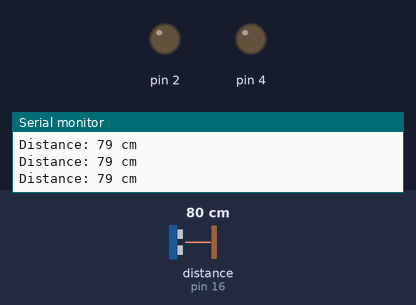
This sketch was run on a simulated Arduino Uno, built with avr-gcc and run on an emulated ATmega328P. Parts: output pins drawn as LEDs (lit = HIGH), the last lines printed to the serial monitor. Wiring (inferred from the names in the program): ultrasonic range finder: trigger pin 17; echo pin 16. Dashed ring = blinking. The inputs (shaded band) are chosen by the test bench; at power-on: distance to the obstacle (sensor on pin 16) 80 cm. The echo pulse lasts 58.3 µs per cm; pins used as bus, display or sensor lines are not drawn.

Above: at 1.2 s.
1.3 s: distance to the obstacle (sensor on pin 16) set to 33 cm
2.8 s: distance to the obstacle (sensor on pin 16) set to 27 cm
At 3.08 s:
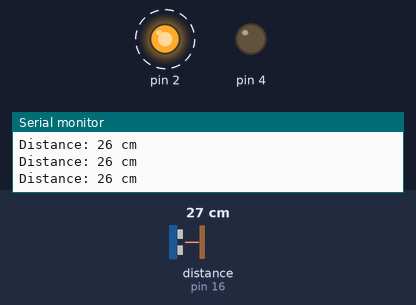
5.8 s: distance to the obstacle (sensor on pin 16) set to 120 cm
At 6.2 s:
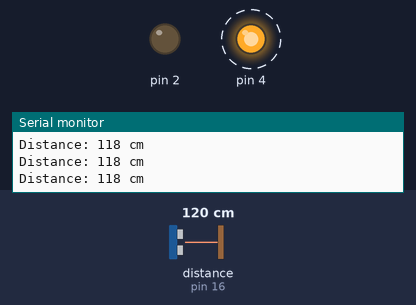
8.8 s: distance to the obstacle (sensor on pin 16) set to 149 cm
11.8 s: distance to the obstacle (sensor on pin 16) set to 156 cm
At 12.8 s:
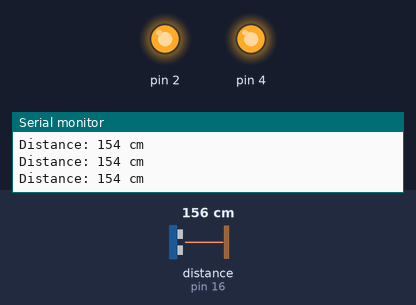
13.3 s: distance to the obstacle (sensor on pin 16) set to 147 cm
At 14.2 s:
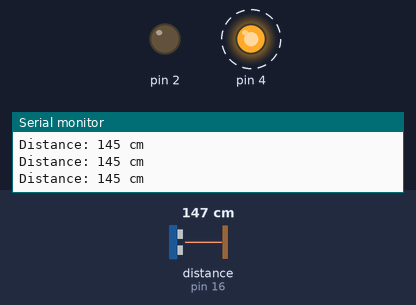
Timing chart, 0 to 17.3 s (numbered marks = the images above; inputs shaded):
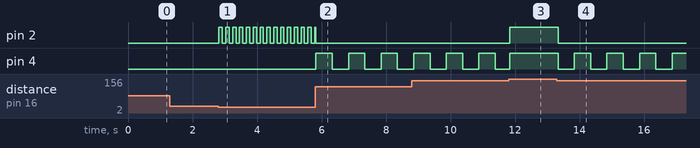

Measured:
- the behaviour switches between 31 and 30 cm on distance to the obstacle (sensor on pin 16) (found by bisection; images 0 and 1)
- the behaviour switches between 151 and 152 cm on distance to the obstacle (sensor on pin 16) (found by bisection; images 2 and 3)
- after the input at 2.8 s, pin 2: alternates HIGH for 0.11 s and LOW for 0.11 s, starting at once
- after the input at 5.8 s, pin 4: alternates HIGH for 0.51 s and LOW for 0.51 s, starting at once
- after the input at 11.8 s, pin 2: LOW → HIGH at once
- after the input at 13.3 s, pin 2: HIGH → LOW at once; pin 4: alternates HIGH for 0.51 s and LOW for 0.51 s, starting at once

The sketch:

Practica1.ino
```cpp
#include "led.h"
/*
trig -> G17
echo -> G16
Red LED -> G2
Green LED -> G0
White LED -> G4
*/

const int trig_pin = 17; // G17
const int echo_pin = 16; // G16

led red_led(2);    // G2
led green_led(0);  // G0
led white_led(4);  // G4

void setup() {
  pinMode(trig_pin, OUTPUT);
  pinMode(echo_pin, INPUT);

  Serial.begin(9600);
}

void loop() {
  digitalWrite(trig_pin, LOW);
  delayMicroseconds(2);
  digitalWrite(trig_pin, HIGH);
  delayMicroseconds(10);
  digitalWrite(trig_pin, LOW);

  long duration = pulseIn(echo_pin, HIGH);

  int distance = duration * 0.034 / 2;

  if(distance < 300){
    Serial.print("Distance: ");
    Serial.print(distance);
    Serial.println(" cm");
  }
  else{
    Serial.print("Distance greater than 300 cm\n");
  }

  if (distance < 30) {
    red_led.set_interval(100);
    red_led.blink();
    green_led.off();
    white_led.off();
  }
  else if (distance >= 30 && distance < 100) {
    green_led.set_interval(100);
    green_led.blink();
    red_led.off();
    white_led.off();
  }
  else if (distance >= 100 && distance < 150) {
    white_led.set_interval(500);
    white_led.blink();
    red_led.off();
    green_led.off();
  }
  else {
    red_led.on();
    green_led.on();
    white_led.on();
  }
}
```

led.h
```cpp
#include <Arduino.h>

class led {
  private:
    int pin;
    unsigned long previous_millis;
    int interval;
    bool is_on;

  public:
    led(int pin) {
      this->pin = pin;
      pinMode(pin, OUTPUT);
      previous_millis = 0;
      interval = 1000;
      is_on = false;
    }

    void set_interval(int interval) {
      this->interval = interval;
    }

    void update() {
      unsigned long current_millis = millis();

      if (current_millis - previous_millis >= interval) {
        previous_millis = current_millis;

        if (is_on) {
          digitalWrite(pin, LOW);
        } else {
          digitalWrite(pin, HIGH);
        }

        is_on = !is_on;
      }
    }

    void on() {
      digitalWrite(pin, HIGH);
      is_on = true;
    }

    void off() {
      digitalWrite(pin, LOW);
      is_on = false;
    }

    void blink() {
      update();
    }
};
```
